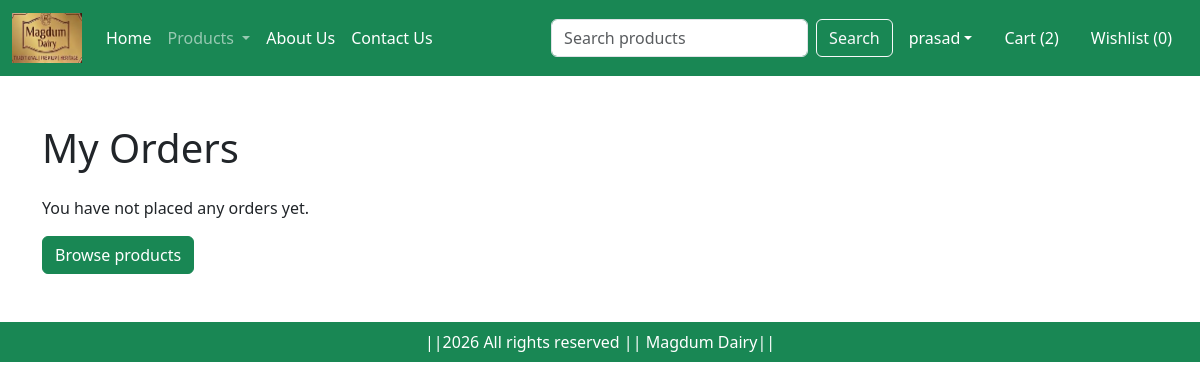
The page /orders/ (signed in) on the database as committed earlier.
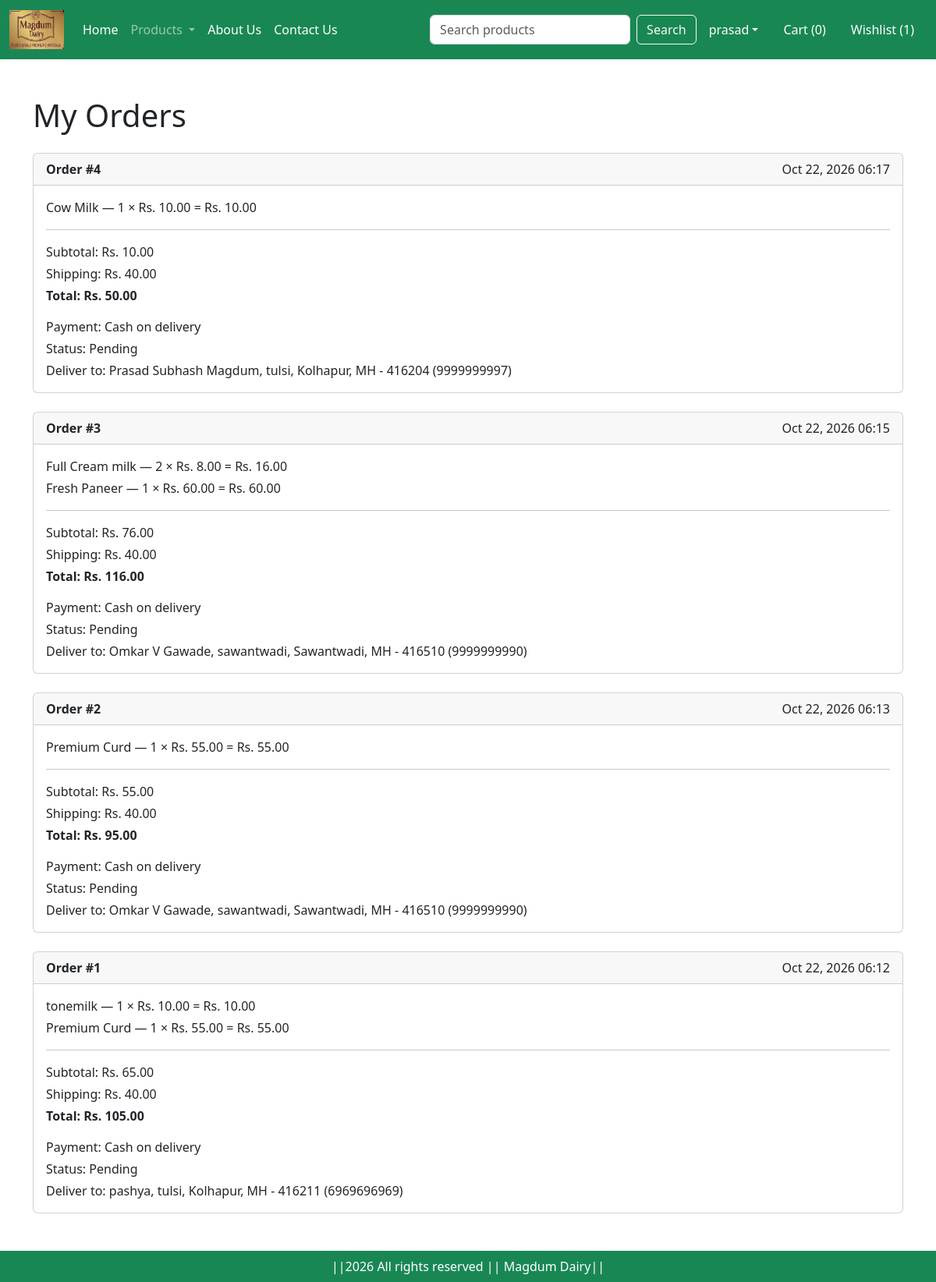
The same page on the database as committed later.
### app/models.py (models this page shows, shortened)
class Order(models.Model):
    STATUS_PENDING = 'PENDING'
    STATUS_CHOICES = [
        (STATUS_PENDING, 'Pending'),
        ('PROCESSING', 'Processing'),
        ('SHIPPED', 'Shipped'),
        ('DELIVERED', 'Delivered'),
        ('CANCELLED', 'Cancelled'),
    ]
    PAYMENT_COD = 'COD'
    PAYMENT_CHOICES = [(PAYMENT_COD, 'Cash on delivery')]
    user = models.ForeignKey(User, on_delete=models.CASCADE, related_name='orders')
    status = models.CharField(max_length=20, choices=STATUS_CHOICES, default=STATUS_PENDING)
    payment_method = models.CharField(max_length=20, choices=PAYMENT_CHOICES, default=PAYMENT_COD)
    delivery_name = models.CharField(max_length=200)
    delivery_address = models.TextField()
    delivery_mobile = models.CharField(max_length=20)
    shipping_cost = models.DecimalField(max_digits=8, decimal_places=2, default=SHIPPING_COST)
    total_amount = models.DecimalField(max_digits=12, decimal_places=2)
    created_at = models.DateTimeField(auto_now_add=True)
    class Meta:
        ordering = ['-created_at']
    @property
    def subtotal(self):
        return self.total_amount - self.shipping_cost

class OrderItem(models.Model):
    order = models.ForeignKey(Order, on_delete=models.CASCADE, related_name='items')
    product = models.ForeignKey(Product, on_delete=models.SET_NULL, null=True, blank=True)
    product_title = models.CharField(max_length=100)
    unit_price = models.DecimalField(max_digits=10, decimal_places=2)
    quantity = models.PositiveIntegerField()
    @property
    def total_cost(self):
        return self.quantity * self.unit_price

### app/views.py (the view)
# urls.py: path('orders/', views.orders, name='orders'),
@login_required
def orders(request):
    order_list = Order.objects.filter(user=request.user).prefetch_related('items')
    return render(request, 'app/orders.html', {'orders': order_list})

### app/context_processors.py (called while the page is built)
def cart_count(request):
    count = 0
    wishlist_count = 0
    if request.user.is_authenticated:
        count = Cart.objects.filter(user=request.user).values_list('quantity', flat=True)
        count = sum(count)
        wishlist_count = WishlistItem.objects.filter(user=request.user).count()
    return {'cart_count': count, 'wishlist_count': wishlist_count}

### app/templates/app/orders.html (shortened to what this page needs)
{% extends 'app/base.html' %}
{% block main-content %}
<div class="container my-5">
    <h1 class="mb-4">My Orders</h1>
    {% for order in orders %}
        <div class="card mb-4">
            <div class="card-header d-flex justify-content-between">
                <strong>Order #{{ order.pk }}</strong>
                <span>{{ order.created_at|date:"M j, Y H:i" }}</span>
            </div>
            <div class="card-body">
                {% for item in order.items.all %}
                    <p class="mb-1">{{ item.product_title }} — {{ item.quantity }} × Rs. {{ item.unit_price }} = Rs. {{ item.total_cost }}</p>
                {% endfor %}
                <hr>
                <p class="mb-1">Subtotal: Rs. {{ order.subtotal }}</p>
                <p class="mb-1">Shipping: Rs. {{ order.shipping_cost }}</p>
                <p class="fw-bold">Total: Rs. {{ order.total_amount }}</p>
                <p class="mb-1">Payment: {{ order.get_payment_method_display }}</p>
                <p class="mb-1">Status: {{ order.get_status_display }}</p>
                <p class="mb-0">Deliver to: {{ order.delivery_name }}, {{ order.delivery_address }} ({{ order.delivery_mobile }})</p>
            </div>
        </div>
    {% empty %}
        <p>You have not placed any orders yet.</p>
        <a class="btn btn-success" href="{% url 'home' %}">Browse products</a>
    {% endfor %}
</div>
{% endblock main-content %}

### app/templates/app/base.html (shortened to what this page needs)
<!DOCTYPE html>
{% load static %}
<html lang="en">
<head>
    <link href="https://cdn.jsdelivr.net/npm/bootstrap@5.3.3/dist/css/bootstrap.min.css"
    rel="stylesheet"
>
    <link rel="stylesheet" href="{% static 'app/css/owl.carousel.min.css' %}"/>
    <link rel="stylesheet"href="{% static 'app/css/all.min.css'%}"/>
    <link rel="stylesheet"href="{% static 'app/css/style.css'%}"/>
</head>
<body>
    <nav class="navbar navbar-expand-lg navbar-dark bg-success">
        <div class="container-fluid">
          <a class="navbar-brand" href="{% url 'home' %}">
            <img src="{% static 'app/images/product/Neel.png' %}" width="70" height="50" alt="Magdum Dairy">
          </a>
          <div class="collapse navbar-collapse" id="navbarSupportedContent">
            <ul class="navbar-nav me-auto mb-2 mb-lg-0">
              <li class="nav-item">
                <a class="nav-link active" aria-current="page" href="{% url 'home' %}">Home</a>
              </li>
              <li class="nav-item dropdown">
                <a class="nav-link dropdown-toggle" href="#" role="button" data-bs-toggle="dropdown" aria-expanded="false">
                  Products
                </a>
              </li>
              <li class="nav-item">
                <a class="nav-link text-white" href="{% url 'about' %}">About Us</a>
              </li>
              <li class="nav-item">
                <a class="nav-link text-white" href="{% url 'contact' %}">Contact Us</a>
              </li>
            </ul>
            <form class="d-flex" role="search" method="get" action="{% url 'product-search' %}">
              <input class="form-control me-2" type="search" name="q" value="{{ request.GET.q }}" placeholder="Search products" aria-label="Search products">
              <button class="btn btn-outline-light" type="submit">Search</button>
            </form>
          </div>
          <ul class="navbar-nav mb-2 mb-lg-0">
            {% if request.user.is_authenticated %}
            <li class="nav-item dropdown mx-2">
                <a class="nav-link dropdown-toggle text-white" href="#"
                id="profileDropdown" role="button" data-bs-toggle="dropdown"
                aria-expanded="false">{{ request.user.get_short_name|default:request.user.username }}</a>
            </li>
            <li class="nav-item mx-2">
                <a href="{% url 'showcart' %}" class="nav-link text-white">Cart ({{ cart_count }})</a>
            </li>
            <li class="nav-item mx-2">
                <a href="{% url 'wishlist' %}" class="nav-link text-white">Wishlist ({{ wishlist_count }})</a>
            </li>
            {% endif %}
          </ul>
        </div>
      </nav>
      {%block main-content%}{%endblock main-content%}
      <footer class="container-fluid bg-success text-center text-white p-2 mt-5">
         ||{% now "Y" %} All rights reserved || Magdum Dairy||
      </footer>
</body>
</html>

Rows that differ between the two databases and show on the page:
added Order: pk "4", created_at "Oct 22, 2026 06:17", subtotal "10.00", shipping_cost "40.00", total_amount "50.00", payment_method "Cash on delivery", status "Pending", delivery_name "Prasad Subhash Magdum", delivery_address "tulsi, Kolhapur, MH - 416204", delivery_mobile "9999999997"
added OrderItem: product_title "Cow Milk", quantity "1", unit_price "10.00", total_cost "10.00", shown under "4"
added Order: pk "3", created_at "Oct 22, 2026 06:15", subtotal "76.00", shipping_cost "40.00", total_amount "116.00", payment_method "Cash on delivery", status "Pending", delivery_name "Omkar V Gawade", delivery_address "sawantwadi, Sawantwadi, MH - 416510", delivery_mobile "9999999990"
added OrderItem: product_title "Full Cream milk", quantity "2", unit_price "8.00", total_cost "16.00", shown under "3"
added OrderItem: product_title "Fresh Paneer", quantity "1", unit_price "60.00", total_cost "60.00", shown under "3"
added Order: pk "2", created_at "Oct 22, 2026 06:13", subtotal "55.00", shipping_cost "40.00", total_amount "95.00", payment_method "Cash on delivery", status "Pending", delivery_name "Omkar V Gawade", delivery_address "sawantwadi, Sawantwadi, MH - 416510", delivery_mobile "9999999990"
added OrderItem: product_title "Premium Curd", quantity "1", unit_price "55.00", total_cost "55.00", shown under "2"
added Order: pk "1", created_at "Oct 22, 2026 06:12", subtotal "65.00", shipping_cost "40.00", total_amount "105.00", payment_method "Cash on delivery", status "Pending", delivery_name "pashya", delivery_address "tulsi, Kolhapur, MH - 416211", delivery_mobile "6969696969"
added OrderItem: product_title "tonemilk", quantity "1", unit_price "10.00", total_cost "10.00"
added OrderItem: product_title "Premium Curd", quantity "1", unit_price "55.00", total_cost "55.00"
Other text that changed with them:
{{ cart_count }}: "2" → "0"
{{ wishlist_count }}: "0" → "1"
text no longer shown: "You have not placed any orders yet. Browse products"
